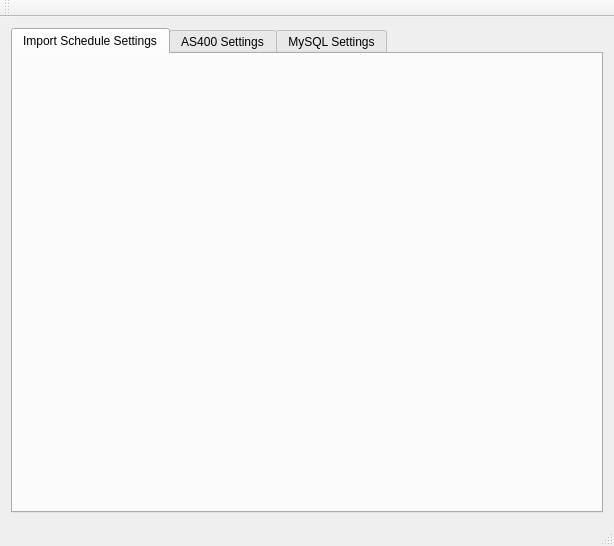
<?xml version="1.0" encoding="UTF-8"?>
<ui version="4.0">
 <class>MainWindow</class>
 <widget class="QMainWindow" name="MainWindow">
  <property name="geometry">
   <rect>
    <x>0</x>
    <y>0</y>
    <width>614</width>
    <height>546</height>
   </rect>
  </property>
  <property name="windowTitle">
   <string>MainWindow</string>
  </property>
  <widget class="QWidget" name="centralWidget">
   <layout class="QGridLayout" name="gridLayout">
    <item row="0" column="0">
     <widget class="QTabWidget" name="tabWidget">
      <property name="currentIndex">
       <number>0</number>
      </property>
      <widget class="QWidget" name="importSchdeuleTab">
       <attribute name="title">
        <string>Import Schedule Settings</string>
       </attribute>
       <layout class="QGridLayout" name="gridLayout_3">
        <item row="0" column="0">
         <layout class="QGridLayout" name="importScheduleGrid"/>
        </item>
       </layout>
      </widget>
      <widget class="QWidget" name="as400Tab">
       <attribute name="title">
        <string>AS400 Settings</string>
       </attribute>
       <layout class="QGridLayout" name="gridLayout_4">
        <item row="0" column="0">
         <layout class="QGridLayout" name="as400SettingsGrid"/>
        </item>
       </layout>
      </widget>
      <widget class="QWidget" name="mysqlTab">
       <attribute name="title">
        <string>MySQL Settings</string>
       </attribute>
       <layout class="QGridLayout" name="gridLayout_5">
        <item row="0" column="0">
         <layout class="QGridLayout" name="mySQLSettingsGrid"/>
        </item>
       </layout>
      </widget>
     </widget>
    </item>
   </layout>
  </widget>
  <widget class="QMenuBar" name="menuBar">
   <property name="geometry">
    <rect>
     <x>0</x>
     <y>0</y>
     <width>614</width>
     <height>20</height>
    </rect>
   </property>
  </widget>
  <widget class="QToolBar" name="mainToolBar">
   <attribute name="toolBarArea">
    <enum>TopToolBarArea</enum>
   </attribute>
   <attribute name="toolBarBreak">
    <bool>false</bool>
   </attribute>
  </widget>
  <widget class="QStatusBar" name="statusBar"/>
 </widget>
 <layoutdefault spacing="6" margin="11"/>
 <resources/>
 <connections/>
</ui>
